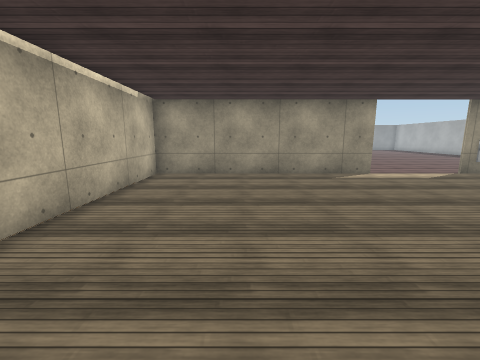
view 1 (above)

15 first-person views from a walk through a scene from a Unity 3-D project. The camera is 1.4 m above the floor, tilts 10° down and sees 90° across. The floor is counted in squares, 1 m on a side. Each view is taken from the middle of a square. On the plan, view 1 faces up. The plan holds only what a view shows up to about 13 squares ahead; the rest is blank. The place goes on beyond the plan. The player is left out. Door leaves are left out, so doorways stand open. Surface patterns are stand-ins for the level's own textures.

view 2
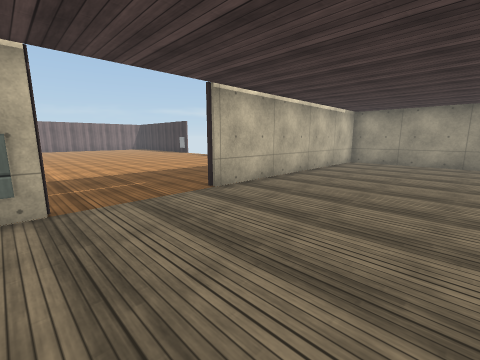

view 3
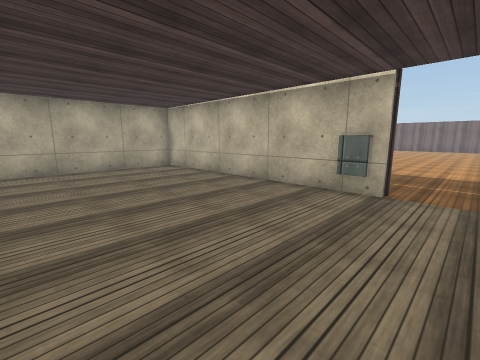

view 4
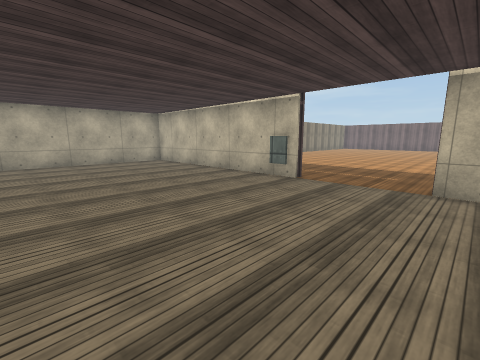

view 5
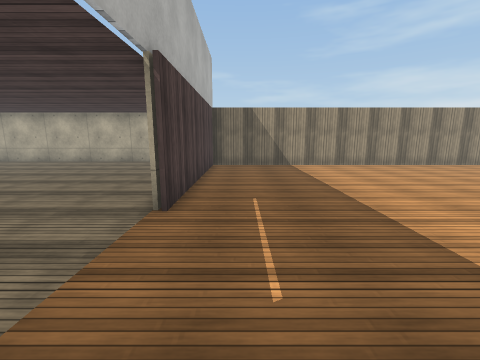

view 6
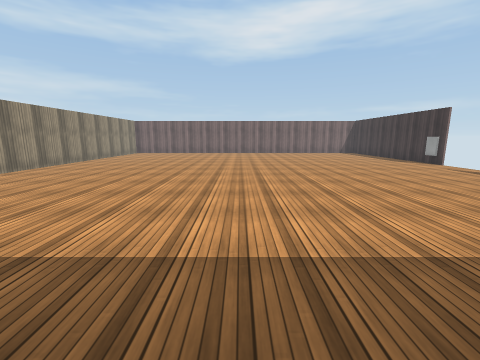

view 7
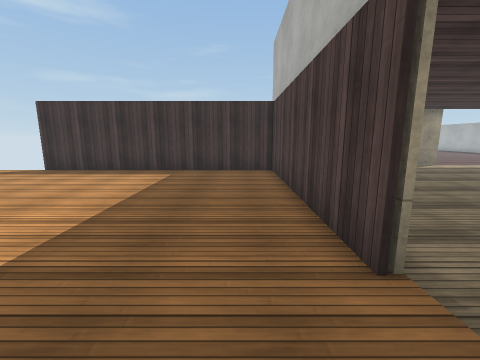

view 8
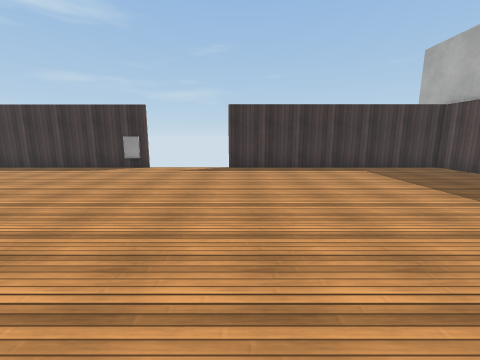

view 9
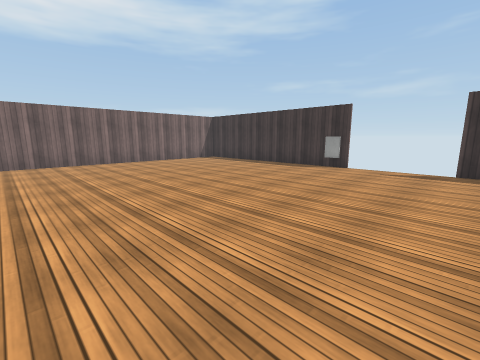

view 10
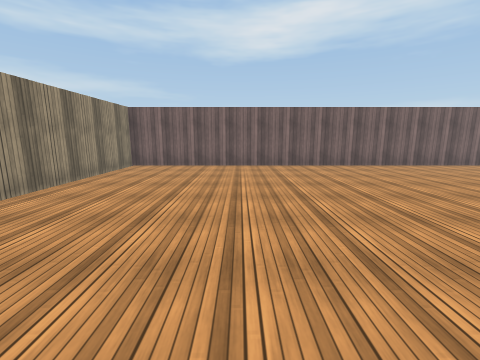

view 11
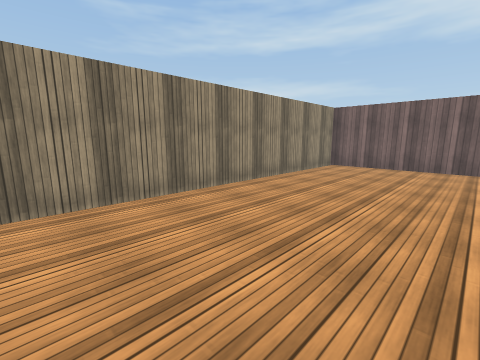

view 12
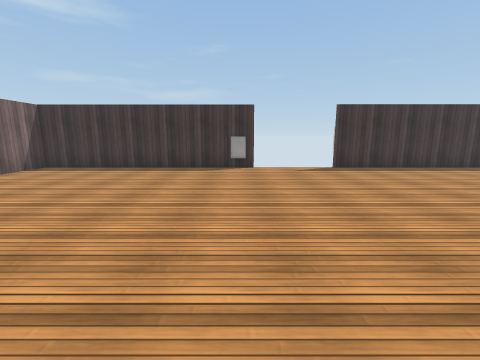

view 13
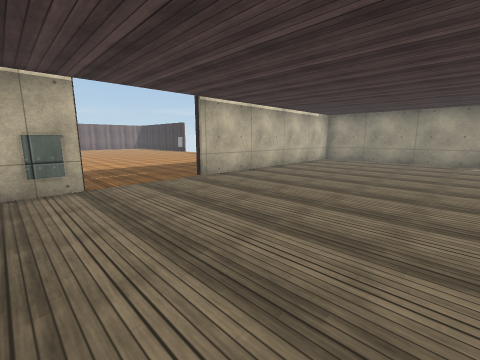

view 14
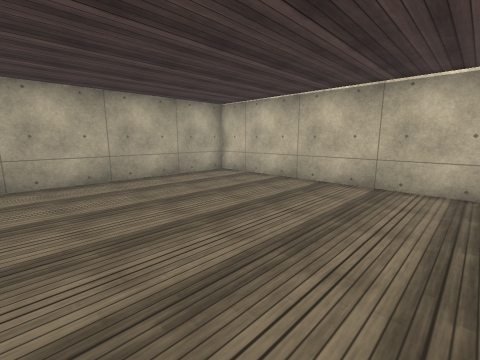

view 15
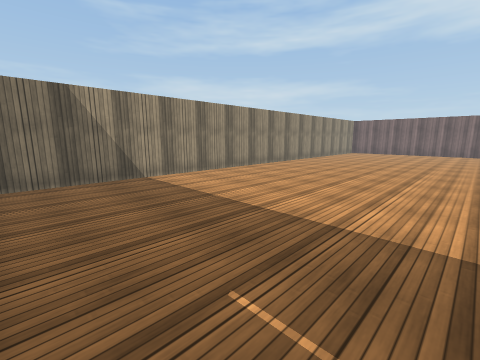

### Floor plan
Points are (right, up) in squares from view 1. A wall is a line through its corners. A room is listed if a view was taken in it or the views show most of it. See-through windows are left out.
Room 1 (views 1, 2, 3, 4, 13, 14)
walls: (-3.3, -4.5) (-3.3, -14.5) (4.1, -14.5); (4.5, 9.4) (-3.3, 9.4) (-3.3, -0.8)
ways out: open door at (-3, -2.5) to room 2
Room 2 (views 5, 6, 7, 8, 9, 10, 11, 12, 15)
walls: (-17.2, 7.4) (-27.3, 7.4) (-27.3, -12.5) (-3.6, -12.5) (-3.6, -4.4); (-3.6, -0.8) (-3.6, 7.4) (-13.6, 7.4)
ways out: open door at (-3, -2.5) to room 1; open door at (-15.5, 7.5)

Positions as (right, up) in squares from view 1, and headings:
1: (0, 0), facing up
2: (2, -5), facing up-left
3: (3, -3), facing down-left
4: (4, 0), facing down-left
5: (-5, 0), facing down
6: (-5, -3), facing left
7: (-5, -3), facing up
8: (-13, -4), facing up
9: (-13, -4), facing up-left
10: (-15, -7), facing left
11: (-15, -7), facing down-left
12: (-18, -4), facing up
13: (4, -6), facing up-left
14: (4, -6), facing down-left
15: (-4, -4), facing down-left
